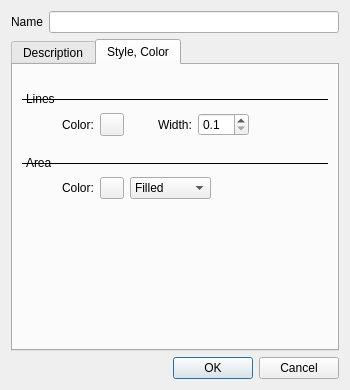
<?xml version="1.0" encoding="UTF-8"?>
<ui version="4.0">
 <class>UiEditPolygonDialog</class>
 <widget class="QDialog" name="UiEditPolygonDialog">
  <property name="geometry">
   <rect>
    <x>0</x>
    <y>0</y>
    <width>350</width>
    <height>390</height>
   </rect>
  </property>
  <property name="windowTitle">
   <string>Dialog</string>
  </property>
  <property name="sizeGripEnabled">
   <bool>false</bool>
  </property>
  <layout class="QVBoxLayout" name="verticalLayout_4">
   <item>
    <layout class="QHBoxLayout" name="horizontalLayout">
     <item>
      <widget class="QLabel" name="label">
       <property name="text">
        <string>Name</string>
       </property>
      </widget>
     </item>
     <item>
      <widget class="QLineEdit" name="m_name">
       <property name="text">
        <string/>
       </property>
      </widget>
     </item>
    </layout>
   </item>
   <item>
    <widget class="QTabWidget" name="tabWidget">
     <property name="currentIndex">
      <number>1</number>
     </property>
     <widget class="QWidget" name="m_descriptionTab">
      <attribute name="title">
       <string>Description</string>
      </attribute>
      <layout class="QVBoxLayout" name="verticalLayout_2">
       <item>
        <widget class="QTextEdit" name="m_description"/>
       </item>
      </layout>
     </widget>
     <widget class="QWidget" name="m_styleTab">
      <attribute name="title">
       <string>Style, Color</string>
      </attribute>
      <layout class="QVBoxLayout" name="verticalLayout_3">
       <item>
        <layout class="QVBoxLayout" name="verticalLayout">
         <item>
          <spacer name="verticalSpacer_3">
           <property name="orientation">
            <enum>Qt::Vertical</enum>
           </property>
           <property name="sizeType">
            <enum>QSizePolicy::Fixed</enum>
           </property>
           <property name="sizeHint" stdset="0">
            <size>
             <width>248</width>
             <height>17</height>
            </size>
           </property>
          </spacer>
         </item>
         <item>
          <widget class="QLabel" name="label_2">
           <property name="frameShape">
            <enum>QFrame::HLine</enum>
           </property>
           <property name="text">
            <string>Lines</string>
           </property>
          </widget>
         </item>
         <item>
          <layout class="QHBoxLayout" name="horizontalLayout_2">
           <item>
            <spacer name="horizontalSpacer">
             <property name="orientation">
              <enum>Qt::Horizontal</enum>
             </property>
             <property name="sizeType">
              <enum>QSizePolicy::Fixed</enum>
             </property>
             <property name="sizeHint" stdset="0">
              <size>
               <width>40</width>
               <height>20</height>
              </size>
             </property>
            </spacer>
           </item>
           <item>
            <widget class="QLabel" name="label_3">
             <property name="text">
              <string>Color:</string>
             </property>
            </widget>
           </item>
           <item>
            <widget class="QPushButton" name="m_linesColorButton">
             <property name="enabled">
              <bool>true</bool>
             </property>
             <property name="sizePolicy">
              <sizepolicy hsizetype="Fixed" vsizetype="Fixed">
               <horstretch>0</horstretch>
               <verstretch>0</verstretch>
              </sizepolicy>
             </property>
             <property name="maximumSize">
              <size>
               <width>24</width>
               <height>24</height>
              </size>
             </property>
             <property name="text">
              <string/>
             </property>
             <property name="iconSize">
              <size>
               <width>12</width>
               <height>12</height>
              </size>
             </property>
            </widget>
           </item>
           <item>
            <spacer name="horizontalSpacer_2">
             <property name="orientation">
              <enum>Qt::Horizontal</enum>
             </property>
             <property name="sizeType">
              <enum>QSizePolicy::Fixed</enum>
             </property>
             <property name="sizeHint" stdset="0">
              <size>
               <width>28</width>
               <height>20</height>
              </size>
             </property>
            </spacer>
           </item>
           <item>
            <widget class="QLabel" name="label_4">
             <property name="text">
              <string>Width:</string>
             </property>
            </widget>
           </item>
           <item>
            <widget class="QDoubleSpinBox" name="m_linesWidth">
             <property name="decimals">
              <number>1</number>
             </property>
             <property name="minimum">
              <double>0.100000000000000</double>
             </property>
             <property name="maximum">
              <double>10.000000000000000</double>
             </property>
             <property name="singleStep">
              <double>0.100000000000000</double>
             </property>
            </widget>
           </item>
           <item>
            <spacer name="horizontalSpacer_3">
             <property name="orientation">
              <enum>Qt::Horizontal</enum>
             </property>
             <property name="sizeHint" stdset="0">
              <size>
               <width>13</width>
               <height>20</height>
              </size>
             </property>
            </spacer>
           </item>
          </layout>
         </item>
         <item>
          <spacer name="verticalSpacer">
           <property name="orientation">
            <enum>Qt::Vertical</enum>
           </property>
           <property name="sizeType">
            <enum>QSizePolicy::Fixed</enum>
           </property>
           <property name="sizeHint" stdset="0">
            <size>
             <width>238</width>
             <height>13</height>
            </size>
           </property>
          </spacer>
         </item>
         <item>
          <widget class="QLabel" name="label_6">
           <property name="frameShape">
            <enum>QFrame::HLine</enum>
           </property>
           <property name="text">
            <string>Area</string>
           </property>
          </widget>
         </item>
         <item>
          <layout class="QHBoxLayout" name="horizontalLayout_3">
           <item>
            <spacer name="horizontalSpacer_4">
             <property name="orientation">
              <enum>Qt::Horizontal</enum>
             </property>
             <property name="sizeType">
              <enum>QSizePolicy::Fixed</enum>
             </property>
             <property name="sizeHint" stdset="0">
              <size>
               <width>40</width>
               <height>20</height>
              </size>
             </property>
            </spacer>
           </item>
           <item>
            <widget class="QLabel" name="label_7">
             <property name="text">
              <string>Color:</string>
             </property>
            </widget>
           </item>
           <item>
            <widget class="QPushButton" name="m_polyColorButton">
             <property name="maximumSize">
              <size>
               <width>24</width>
               <height>24</height>
              </size>
             </property>
             <property name="text">
              <string/>
             </property>
             <property name="iconSize">
              <size>
               <width>12</width>
               <height>12</height>
              </size>
             </property>
            </widget>
           </item>
           <item>
            <widget class="QComboBox" name="m_filledColor">
             <item>
              <property name="text">
               <string>Filled</string>
              </property>
             </item>
             <item>
              <property name="text">
               <string>Not Filled</string>
              </property>
             </item>
            </widget>
           </item>
           <item>
            <spacer name="horizontalSpacer_5">
             <property name="orientation">
              <enum>Qt::Horizontal</enum>
             </property>
             <property name="sizeHint" stdset="0">
              <size>
               <width>48</width>
               <height>20</height>
              </size>
             </property>
            </spacer>
           </item>
          </layout>
         </item>
         <item>
          <spacer name="verticalSpacer_2">
           <property name="orientation">
            <enum>Qt::Vertical</enum>
           </property>
           <property name="sizeHint" stdset="0">
            <size>
             <width>248</width>
             <height>18</height>
            </size>
           </property>
          </spacer>
         </item>
        </layout>
       </item>
      </layout>
     </widget>
    </widget>
   </item>
   <item>
    <widget class="QDialogButtonBox" name="buttonBox">
     <property name="orientation">
      <enum>Qt::Horizontal</enum>
     </property>
     <property name="standardButtons">
      <set>QDialogButtonBox::Cancel|QDialogButtonBox::Ok</set>
     </property>
    </widget>
   </item>
  </layout>
 </widget>
 <resources/>
 <connections>
  <connection>
   <sender>buttonBox</sender>
   <signal>accepted()</signal>
   <receiver>UiEditPolygonDialog</receiver>
   <slot>accept()</slot>
   <hints>
    <hint type="sourcelabel">
     <x>248</x>
     <y>254</y>
    </hint>
    <hint type="destinationlabel">
     <x>157</x>
     <y>274</y>
    </hint>
   </hints>
  </connection>
  <connection>
   <sender>buttonBox</sender>
   <signal>rejected()</signal>
   <receiver>UiEditPolygonDialog</receiver>
   <slot>reject()</slot>
   <hints>
    <hint type="sourcelabel">
     <x>316</x>
     <y>260</y>
    </hint>
    <hint type="destinationlabel">
     <x>286</x>
     <y>274</y>
    </hint>
   </hints>
  </connection>
 </connections>
</ui>
